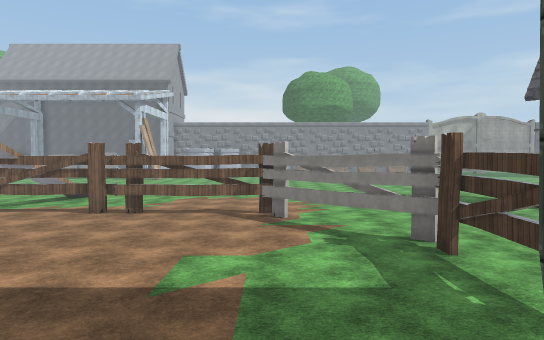
view 1 (above)

19 first-person views from a walk through a Unity game level. The camera is 1.5 m above the floor, tilts 2° down and sees 75° across. The floor is counted in squares, 2 m on a side. Each view is taken from the middle of a square. On the plan, view 1 faces up. The plan holds only what a view shows up to about 11 squares ahead; the rest is blank. The place goes on beyond the plan. The player is left out. Some animated figures are left out. Some surface patterns are stand-ins.

view 2
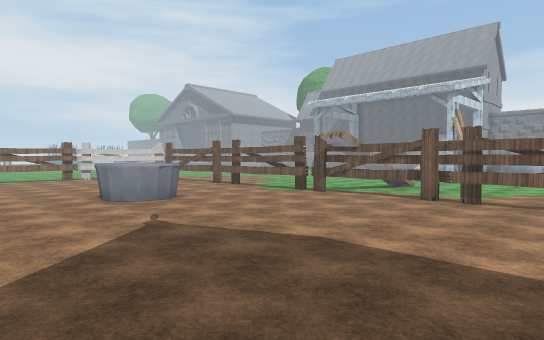

view 3
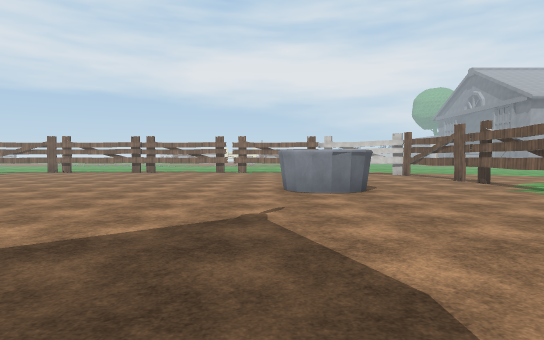

view 4
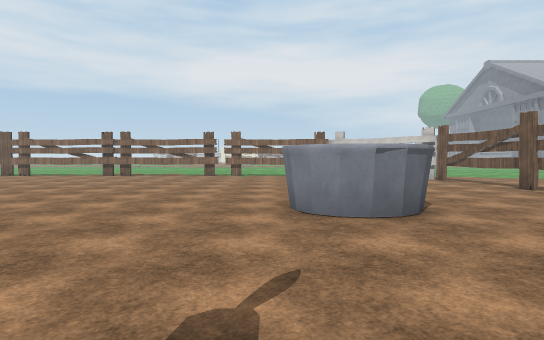

view 5
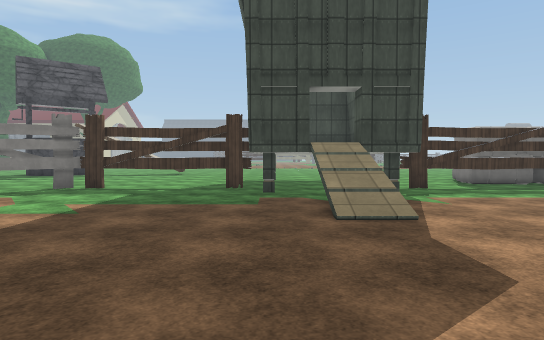

view 6
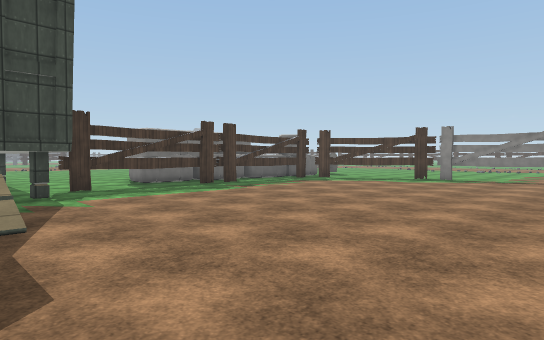

view 7
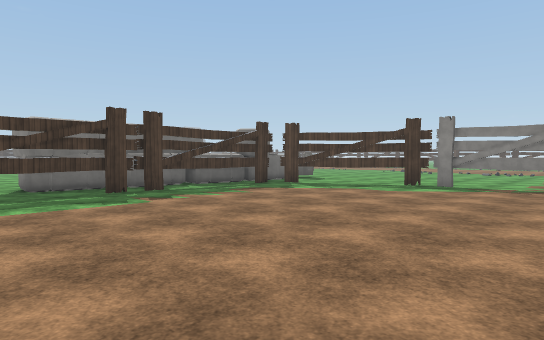

view 8
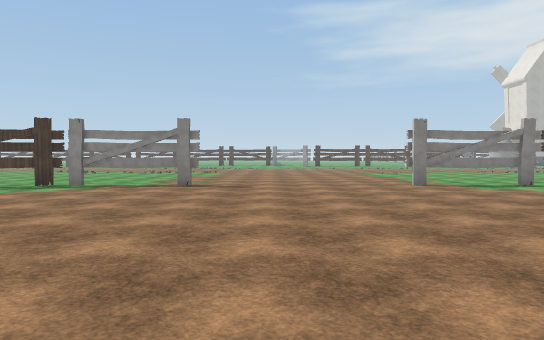

view 9
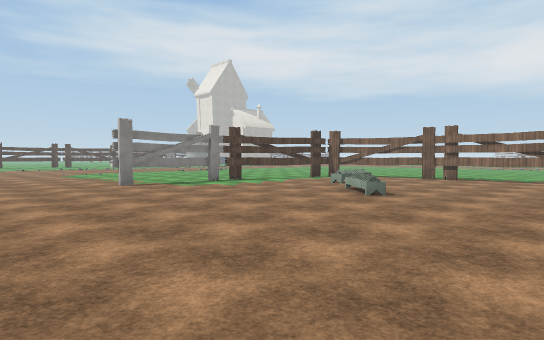

view 10
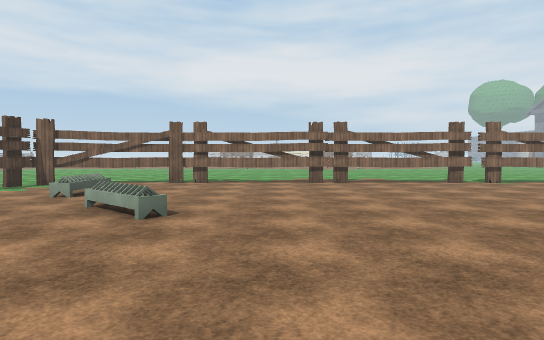

view 11
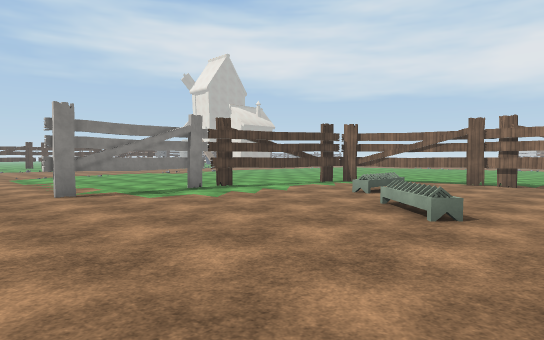

view 12
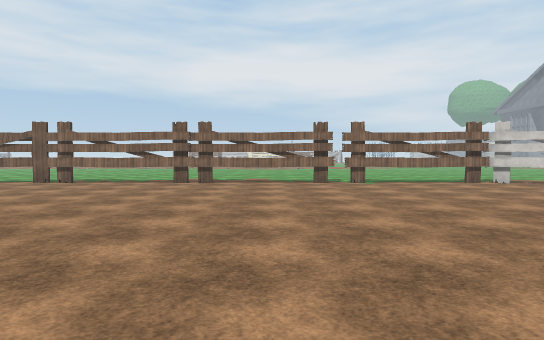

view 13
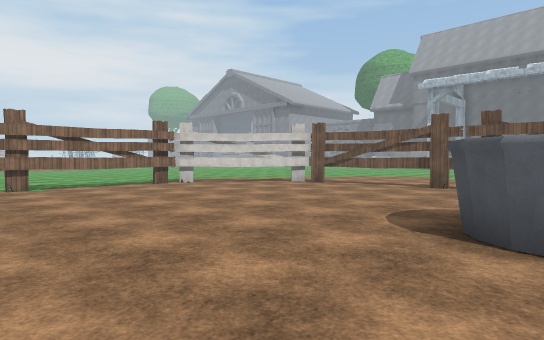

view 14
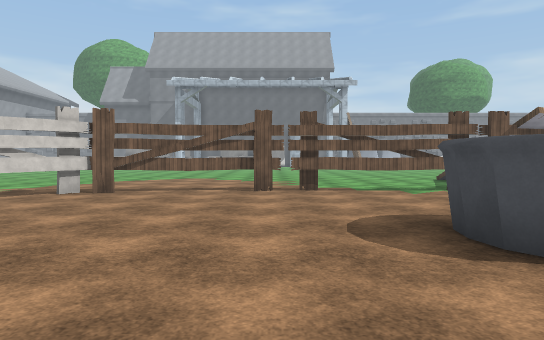

view 15
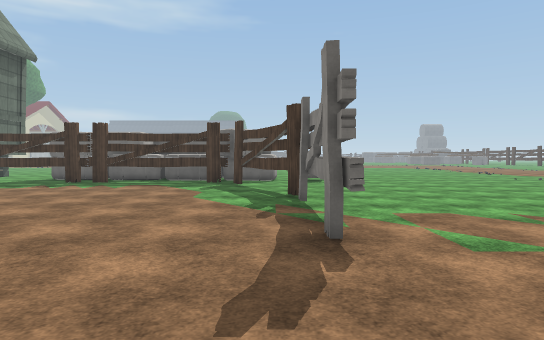

view 16
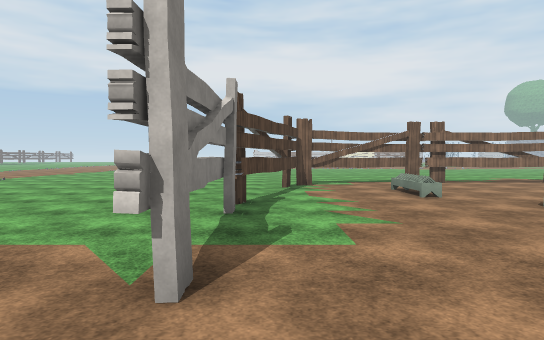

view 17
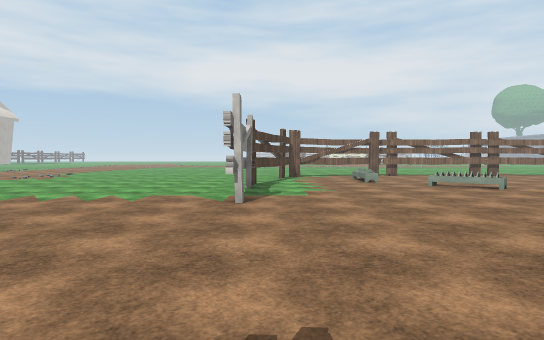

view 18
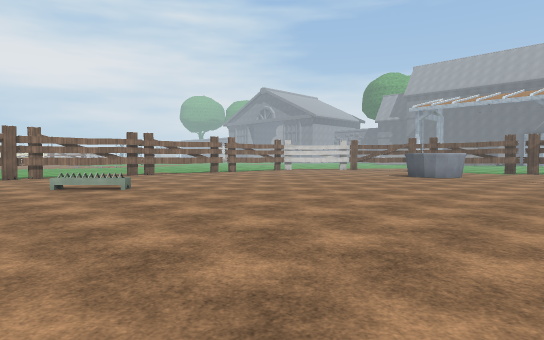

view 19
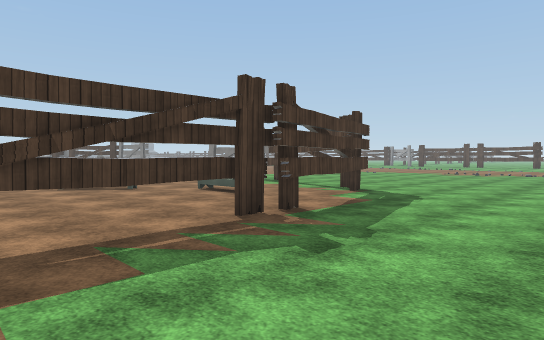

### Floor plan
Key: @ floor where view 1 was taken; # wall or solid block; x gap in a wall; . floor; / step, stairs or slope; T thing the floor can be seen under or through; O other object.
Columns run from 23 left of view 1 to 6 right of it. Each row starts with its distance up from view 1.
 12   ..  ..........   ..
 11   .............. ...... ..
 10    ........................
  9     ..#x##xx#xxxxTTxTTx#......
  8     .OO................OO.....
  7    ..O..................OO..
  6    .O.....................O..
  5    #........OO............x..
  4   ..#.......OOO...........x..
  3  ...#........O............T..
  2  ...#.....................T..
  1    .x....................#...
  0    .x................//@/....
 -1    .x................////..  #
 -2    .#.....................#...
 -3    .#.....................x...
 -4 . ..x.....................x..
 -5  ...x.....................#OO
 -6 ....#.....................#OO
 -7 ...#.....OO...............#O
 -8 ...#.....O................#O
 -9  ...#.OO..................#OO
-10  ...#.....................#O
-11  ...#....................#
-12  ....#x##..............##.
-13  .......#OOOO.....OOOO#...
-14  ........................
-15   ...  .........  .......

Where each view was taken, in squares from view 1:
view 1: 0 up, 0 right, facing up
view 2: 0 up, 1 left, facing up-left
view 3: 3 up, 2 left, facing left
view 4: 3 up, 5 left, facing left
view 5: 1 up, 6 left, facing right
view 6: 0 up, 6 left, facing down-right
view 7: 3 down, 5 left, facing down-right
view 8: 3 down, 7 left, facing down
view 9: 3 down, 7 left, facing down-left
view 10: 5 down, 9 left, facing left
view 11: 5 down, 9 left, facing down-left
view 12: 1 down, 9 left, facing left
view 13: 0 up, 10 left, facing up-left
view 14: 1 up, 13 left, facing up
view 15: 12 down, 8 left, facing right
view 16: 12 down, 9 left, facing left
view 17: 12 down, 5 left, facing left
view 18: 10 down, 5 left, facing up-left
view 19: 4 down, 23 left, facing down-right
